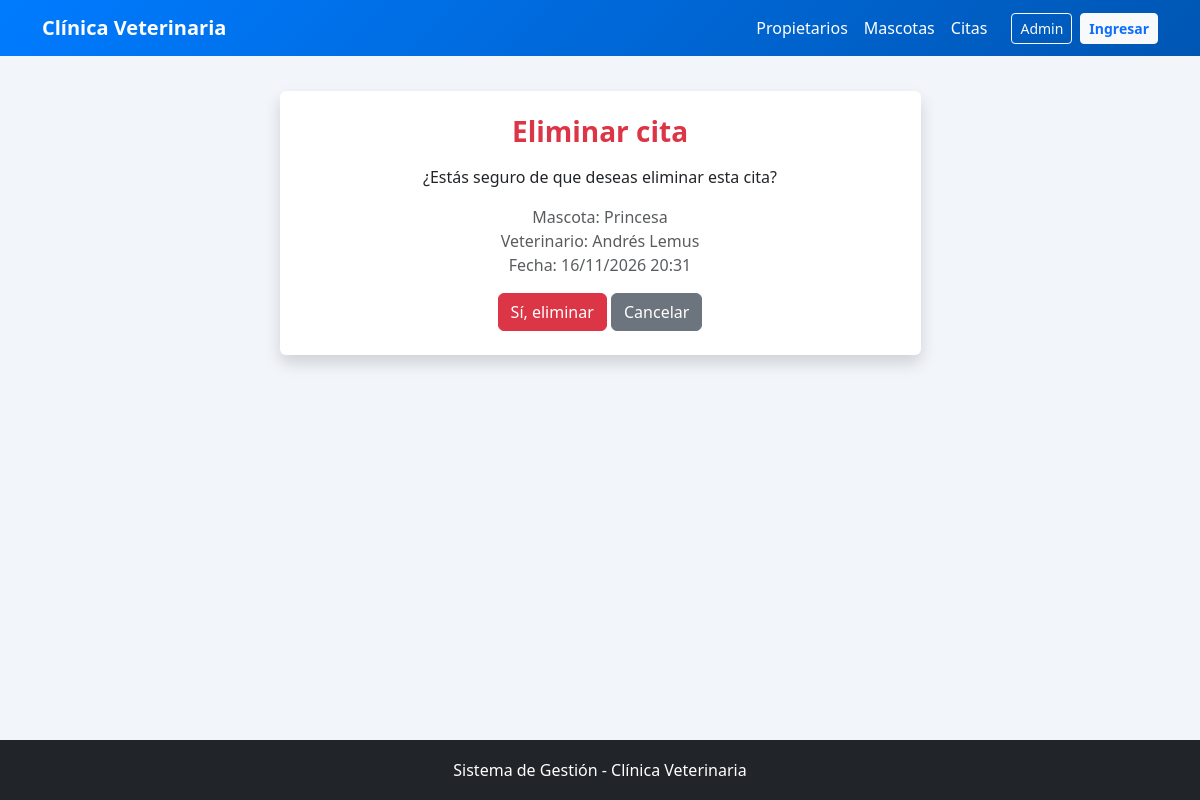
The app's page /citas/eliminar/8/ with its own data.
### citas/models.py (models this page shows, shortened)
class Cita(models.Model):
    pk_cita_id = models.AutoField(primary_key=True)
    mascota = models.ForeignKey(
        Mascota,
        on_delete=models.PROTECT,
        db_column='fk_mas_id'
    )
    veterinario = models.ForeignKey(
        Veterinario,
        on_delete=models.PROTECT,
        db_column='fk_vet_id'
    )
    fecha = models.DateTimeField()
    motivo = models.TextField()

### mascotas/models.py (models this page shows, shortened)
class Mascota(models.Model):
    pk_mas_id = models.AutoField(primary_key=True)
    nombre = models.CharField(max_length=50)
    especie = models.CharField(max_length=30)
    raza = models.CharField(max_length=30)
    fecha_nacimiento = models.DateField()
    propietario = models.ForeignKey(Propietario, on_delete=models.CASCADE, db_column='fk_pro_id')

### veterinarios/models.py (models this page shows, shortened)
class Veterinario(models.Model):
    pk_vet_id = models.AutoField(primary_key=True)
    tarjeta_profesional = models.CharField(max_length=30, unique=True)
    nombre = models.CharField(max_length=100)
    especialidad = models.CharField(max_length=100)

### citas/views.py (the view)
# urls.py: path('eliminar/<int:pk>/', CitaDeleteView.as_view(), name='eliminar'),
class CitaDeleteView(DeleteView):
    model = Cita
    template_name = 'citas/cita_confirm_delete.html'
    success_url = reverse_lazy('citas:listar')

### citas/templates/citas/cita_confirm_delete.html (shortened to what this page needs)
{% extends 'base.html' %}
{% block content %}
<div class="row justify-content-center">
    <div class="col-md-7">
        <div class="card border-0 shadow">
            <div class="card-body p-4 text-center">
                <h3 class="text-danger fw-bold">Eliminar cita</h3>
                <p class="mt-3">
                    ¿Estás seguro de que deseas eliminar esta cita?
                </p>
                <p class="text-muted">
                    Mascota: {{ object.mascota.nombre }}<br>
                    Veterinario: {{ object.veterinario.nombre }}<br>
                    Fecha: {{ object.fecha|date:"d/m/Y H:i" }}
                </p>
                <form method="post">
                    <button type="submit" class="btn btn-danger">
                        Sí, eliminar
                    </button>
                    <a href="{% url 'citas:listar' %}"
                       class="btn btn-secondary">
                        Cancelar
                    </a>
                </form>
            </div>
        </div>
    </div>
</div>
{% endblock %}

### templates/base.html (style rules this page uses)
body { background: #f2f5fa; min-height: 100vh; display: flex; flex-direction: column; }

### records on screen
Cita: mascota.nombre "Princesa", veterinario.nombre "Andrés Lemus", fecha "16/11/2026 20:31"
